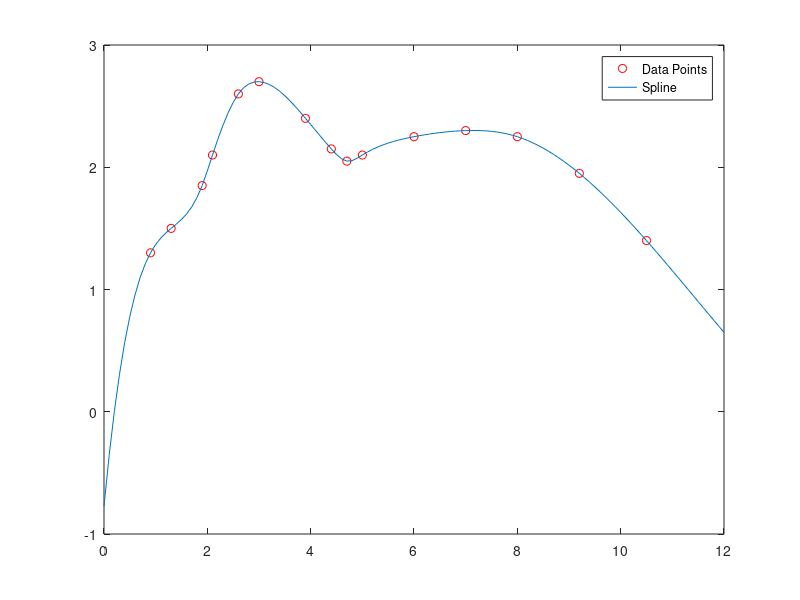

Here is the MATLAB script that generated this plot:
%Problem 3
clear

x=[0.9 1.3 1.9 2.1 2.6 3.0 3.9 4.4 4.7 5.0 6.0 7.0 8.0 9.2 10.5];
y=[1.3 1.5 1.85 2.1 2.6 2.7 2.4 2.15 2.05 2.1 2.25 2.3 2.25 1.95 1.4];

xx=0:.10:12;
yy=spline(x,y,xx);

plot(x,y,'ro',xx,yy);
legend('Data Points','Spline');